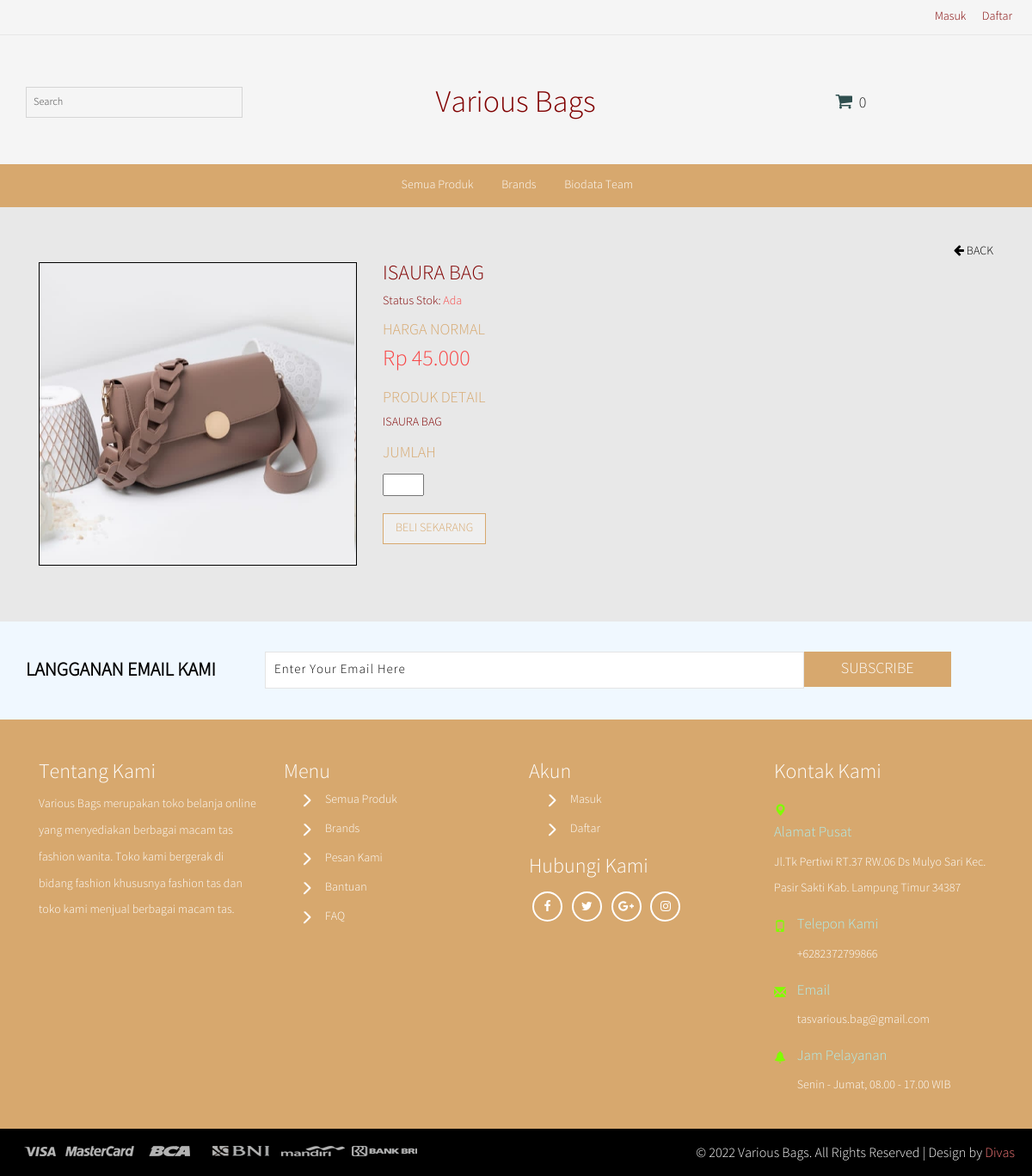
/index.php?p=single&id=0002, run on the app's committed database.
### tables this page shows
CREATE TABLE `items` (
  `item_id` varchar(11) NOT NULL,
  `item_name` varchar(100) NOT NULL,
  `cat_id` int(11) NOT NULL,
  `scat_id` int(11) NOT NULL,
  `brd_id` int(11) NOT NULL,
  `size` varchar(30) NOT NULL,
  `clr_id` varchar(11) NOT NULL,
  `bgimg` varchar(50) NOT NULL,
  `image` varchar(100) NOT NULL,
  `detail` text NOT NULL,
  `material_care` mediumtext NOT NULL,
  `price` varchar(11) NOT NULL,
  `discount` varchar(11) NOT NULL,
  `stock` int(11) NOT NULL,
  `available` varchar(10) NOT NULL,
  `creation_date` date NOT NULL DEFAULT '0000-00-00'
);

### inc/main.php (called while the page is built, shortened)
<?php
if(@$_GET){
	switch($_GET['p']){
		case "single";
			include "page/single.php";
		break;
	}
}else{
	include "page/home.php";
}
?>

### page/single.php (the view, shortened to what this page needs)
<div class="product-detail">
	<div class="container">
		<div class="col-lg-12">
			<?php
				$id = $_GET['id'];
				$query = mysqli_query($conn, "SELECT * FROM items WHERE item_id = '".$id."'");
				$data = mysqli_fetch_array($query);
			?>
			<div class="back-right"><a href="../index.php"><i class="fa fa-arrow-left"></i> BACK</a></div>
			<div class="col-md-4 single-left">
				<div class="flexslider">
					<ul class="slides">
					<?php
						$temp = explode(',', $data['image']);
						for($i = 0; $i < count($temp); $i++){
							echo '<li data-thumb="../miiadmin/img/'.trim($temp[$i]).'"><div class="thumb-image"><img src="../miiadmin/img/'.trim($temp[$i]).'"
							class="img-responsive" /></div></li>';
						}
					?>
					</ul>
				</div>
			</div>
			<div class="col-md-8 single-right">
			<form action="../index.php?p=single&id=<?php echo $_GET['id']; ?>" method="POST">
				<label><h3><?php echo $data['item_name']; ?></h3></label>
				<p class="availability">Status Stok: <span class="color"><?php echo $data['available'];?></span></p>
				<div class="price_single">
					<?php
					if($data['discount'] == "0"){
						echo '<h4>Harga Normal</h4>';
						echo '<span class="actual">Rp '.number_format($data['price'],0,".",".").'</span>';
					}
					?>
				</div>
				<div class="detail">
					<h4>Produk Detail</h4>
					<p><?php echo $data['detail']; ?></p>
				</div>
				<div class="qty">
					<h4>Jumlah</h4>
					<div class="number"><input type="number" name="qty" min="0" max="<?php echo $data['stock']; ?>"></div>
				</div>
				<input type="submit" name="cart" value="Beli sekarang" class="btn-checkout-2">
				</form>
			</div>
			<div class="clearfix"></div>
		</div>
	</div>
</div>

### assets/css/variousbags.css (style rules this page uses)
body { font-weight: normal; padding: 0; color: #800000; background-color: #E8E8E8; font-family: 'Source Sans Pro Light', sans-serif; }
h1, h2, h3, h4, h5, h6, p { font-family: 'Source Sans Pro Light', sans-serif; }
a { color: #800000; }
.product-detail { padding-top: 3em; padding-bottom: 0; }
.product-detail .back-right { text-align: right; margin-bottom: 2px; }
.product-detail .back-right a { color: #000; }
.single-left { padding: 0; }
.single-right { padding: 0 30px; }
.single-right label { margin-top: 0; margin-bottom: 0; }
.single-right label h3 { margin-top: 0; }
span.color { color: #f84545; font-weight: 500; }
.single-right .price_single { margin: 1em 0 1.2em; }
.price_single span.actual { color: #f84545; margin-right: 2%; font-size: 26px; }
.price_single h4, .single-right .detail h4, .single-right .product-colors h4, .single-right .product-size h4, .single-right .qty h4 { color: #D7A86E; text-transform: uppercase; margin-top: 5px; margin-bottom: 5px; }
.single-right .detail p { line-height: 1.8em; margin-bottom: 0; }
.single-right .product-colors, .single-right .product-size, .single-right .qty { margin-top: 1em; }
.number input[type="number"] { margin-top: 8px; width: 48px; padding-left: 10px; }
.btn-checkout-2 { border: 1px solid; color: #D7A86E; padding: .5em 1em; text-transform: uppercase; position: relative; top: 20px; }

### assets/css/flexslider.css (style rules this page uses)
.slides, .slides > li, .flex-control-nav, .flex-direction-nav { margin: 0; padding: 0; list-style: none; }
.flexslider { margin: 0; padding: 0; }
.flexslider .slides > li { display: none; -webkit-backface-visibility: hidden; }
.flexslider .slides img { width: 100%; display: block; }
.flexslider .slides:after { content: "\0020"; display: block; clear: both; visibility: hidden; line-height: 0; height: 0; }
.flexslider { margin: 0 0 60px; background: #E8E8E8; border: 0; position: relative; zoom: 1; -webkit-border-radius: 4px; -moz-border-radius: 4px; border-radius: 4px; -webkit-box-shadow: '' 0 1px 4px rgba(0, 0, 0, 0.2); -moz-box-shadow: '' 0 1px 4px rgba(0, 0, 0, 0.2); -o-box-shadow: '' 0 1px 4px rgba(0, 0, 0, 0.2); box-shadow: '' 0 1px 4px rgba(0, 0, 0, 0.2); }
.flexslider .slides { zoom: 1; }
.flexslider .slides img { height: auto; }

### data on the page
items: image (picture), item_name "ISAURA BAG", available "Ada", price "45.000", detail "ISAURA BAG"
